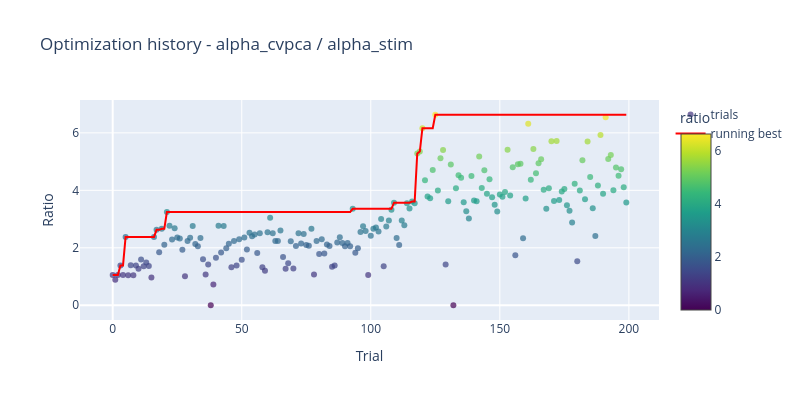
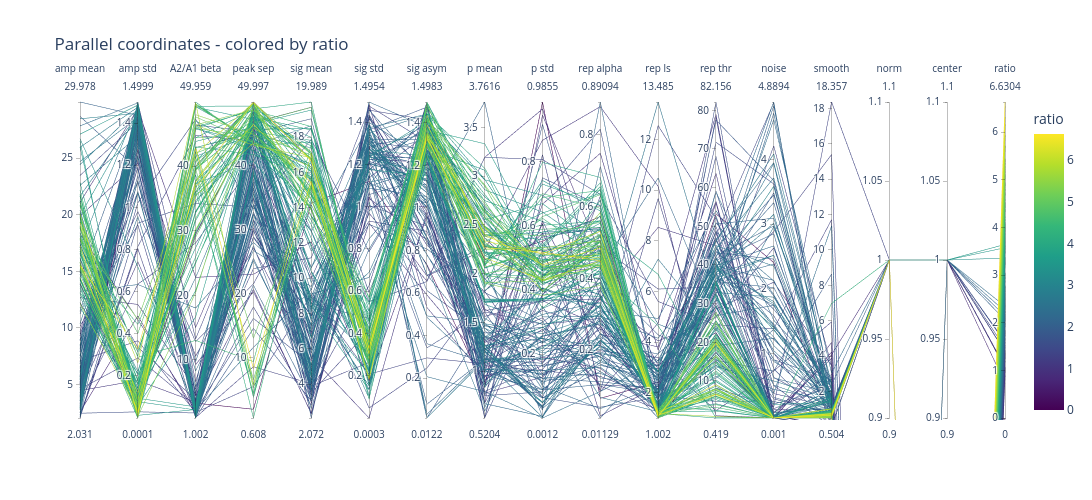

Notebook code cell kept with these figures, in order:
### Code cell
figs = plot_study(study)
figs["history"].show()
figs["parallel"].show()

### Figure 1 — Plotly figure (JSON) as saved in the notebook; plotly's stock layout.template omitted (floating-point values rounded to 4 significant figures; data arrays with more than 128 entries replaced by an {"elided": "..."} marker saying what was removed)
{"data": [{"hoverinfo": "text", "marker": {"color": {"elided": "200 float values"}, "colorbar": {"title": {"text": "ratio"}}, "colorscale": [[0, "#440154"], [0.1111, "#482878"], [0.2222, "#3e4989"], [0.3333, "#31688e"], [0.4444, "#26828e"], [0.5556, "#1f9e89"], [0.6667, "#35b779"], [0.7778, "#6ece58"], [0.8889, "#b5de2b"], [1, "#fde725"]], "opacity": 0.7, "showscale": true, "size": 6}, "mode": "markers", "name": "trials", "text": {"elided": "200 str values"}, "type": "scatter", "x": {"elided": "200 int values"}, "y": {"elided": "200 float values"}}, {"line": {"color": "red", "width": 2}, "mode": "lines", "name": "running best", "type": "scatter", "x": {"elided": "200 int values"}, "y": {"elided": "200 float values"}}], "layout": {"height": 400, "title": {"text": "Optimization history - alpha_cvpca / alpha_stim"}, "width": 800, "xaxis": {"title": {"text": "Trial"}}, "yaxis": {"title": {"text": "Ratio"}}}}

### Figure 2 — Plotly figure (JSON) as saved in the notebook; plotly's stock layout.template omitted (floating-point values rounded to 4 significant figures; data arrays with more than 128 entries replaced by an {"elided": "..."} marker saying what was removed)
{"data": [{"dimensions": [{"label": "amp mean", "values": {"elided": "200 float values"}}, {"label": "amp std", "values": {"elided": "200 float values"}}, {"label": "A2/A1 beta", "values": {"elided": "200 float values"}}, {"label": "peak sep", "values": {"elided": "200 float values"}}, {"label": "sig mean", "values": {"elided": "200 float values"}}, {"label": "sig std", "values": {"elided": "200 float values"}}, {"label": "sig asym", "values": {"elided": "200 float values"}}, {"label": "p mean", "values": {"elided": "200 float values"}}, {"label": "p std", "values": {"elided": "200 float values"}}, {"label": "rep alpha", "values": {"elided": "200 float values"}}, {"label": "rep ls", "values": {"elided": "200 float values"}}, {"label": "rep thr", "values": {"elided": "200 float values"}}, {"label": "noise", "values": {"elided": "200 float values"}}, {"label": "smooth", "values": {"elided": "200 float values"}}, {"label": "norm", "values": {"elided": "200 bool values"}}, {"label": "center", "values": {"elided": "200 bool values"}}, {"label": "ratio", "values": {"elided": "200 float values"}}], "line": {"color": {"elided": "200 float values"}, "colorbar": {"title": {"text": "ratio"}}, "colorscale": [[0, "#440154"], [0.1111, "#482878"], [0.2222, "#3e4989"], [0.3333, "#31688e"], [0.4444, "#26828e"], [0.5556, "#1f9e89"], [0.6667, "#35b779"], [0.7778, "#6ece58"], [0.8889, "#b5de2b"], [1, "#fde725"]], "showscale": true}, "type": "parcoords"}], "layout": {"height": 500, "title": {"text": "Parallel coordinates - colored by ratio"}, "width": 1200}}
